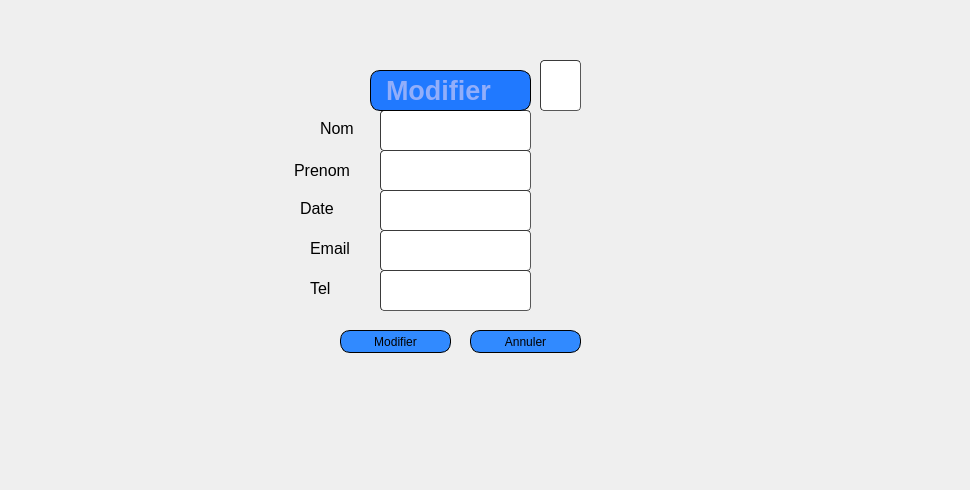
         <widget class="QWidget" name="page_12">
          <widget class="QLabel" name="label_28">
           <property name="geometry">
            <rect>
             <x>0</x>
             <y>0</y>
             <width>961</width>
             <height>481</height>
            </rect>
           </property>
           <property name="text">
            <string/>
           </property>
           <property name="pixmap">
            <pixmap resource="qt.qrc">:/new/prefix1/icons/haya.png</pixmap>
           </property>
          </widget>
          <widget class="QLabel" name="label_29">
           <property name="geometry">
            <rect>
             <x>260</x>
             <y>60</y>
             <width>411</width>
             <height>341</height>
            </rect>
           </property>
           <property name="text">
            <string/>
           </property>
           <property name="pixmap">
            <pixmap resource="qt.qrc">:/new/prefix1/icons/imf.jpg</pixmap>
           </property>
          </widget>
          <widget class="QLineEdit" name="nom_modif_j">
           <property name="geometry">
            <rect>
             <x>380</x>
             <y>110</y>
             <width>151</width>
             <height>41</height>
            </rect>
           </property>
           <property name="styleSheet">
            <string notr="true">	border-width: 1px; border-radius: 4px;
	border-color: rgb(58, 58, 58);
	border-style: inset;
	padding: 0 8px;


	selection-color: rgb(60, 63, 65);</string>
           </property>
          </widget>
          <widget class="QLineEdit" name="prenom_modif_j">
           <property name="geometry">
            <rect>
             <x>380</x>
             <y>150</y>
             <width>151</width>
             <height>41</height>
            </rect>
           </property>
           <property name="styleSheet">
            <string notr="true">	border-width: 1px; border-radius: 4px;
	border-color: rgb(58, 58, 58);
	border-style: inset;
	padding: 0 8px;


	selection-color: rgb(60, 63, 65);</string>
           </property>
          </widget>
          <widget class="QLineEdit" name="date_modif_j">
           <property name="geometry">
            <rect>
             <x>380</x>
             <y>190</y>
             <width>151</width>
             <height>41</height>
            </rect>
           </property>
           <property name="styleSheet">
            <string notr="true">	border-width: 1px; border-radius: 4px;
	border-color: rgb(58, 58, 58);
	border-style: inset;
	padding: 0 8px;


	selection-color: rgb(60, 63, 65);</string>
           </property>
          </widget>
          <widget class="QLineEdit" name="email_modif_j">
           <property name="geometry">
            <rect>
             <x>380</x>
             <y>230</y>
             <width>151</width>
             <height>41</height>
            </rect>
           </property>
           <property name="styleSheet">
            <string notr="true">	border-width: 1px; border-radius: 4px;
	border-color: rgb(58, 58, 58);
	border-style: inset;
	padding: 0 8px;


	selection-color: rgb(60, 63, 65);</string>
           </property>
          </widget>
          <widget class="QLineEdit" name="tel_modif_j">
           <property name="geometry">
            <rect>
             <x>380</x>
             <y>270</y>
             <width>151</width>
             <height>41</height>
            </rect>
           </property>
           <property name="styleSheet">
            <string notr="true">	border-width: 1px; border-radius: 4px;
	border-color: rgb(58, 58, 58);
	border-style: inset;
	padding: 0 8px;


	selection-color: rgb(60, 63, 65);</string>
           </property>
          </widget>
          <widget class="QPushButton" name="modifier_j">
           <property name="geometry">
            <rect>
             <x>340</x>
             <y>330</y>
             <width>111</width>
             <height>23</height>
            </rect>
           </property>
           <property name="styleSheet">
            <string notr="true">	border: 1px solid black;
border-radius: 10px;
padding: 0 8px;
background: #318aff;
font: bold, &quot;Arial&quot;;;
text-align:center;
</string>
           </property>
           <property name="text">
            <string>Modifier</string>
           </property>
           <property name="icon">
            <iconset resource="qt.qrc">
             <normaloff>:/new/prefix1/icons/check.jpg</normaloff>:/new/prefix1/icons/check.jpg</iconset>
           </property>
          </widget>
          <widget class="QPushButton" name="Annuler_j">
           <property name="geometry">
            <rect>
             <x>470</x>
             <y>330</y>
             <width>111</width>
             <height>23</height>
            </rect>
           </property>
           <property name="styleSheet">
            <string notr="true">	border: 1px solid black;
border-radius: 10px;
padding: 0 8px;
background: #318aff;
font: bold, &quot;Arial&quot;;;
text-align:center;
</string>
           </property>
           <property name="text">
            <string>Annuler</string>
           </property>
           <property name="icon">
            <iconset resource="projet.qrc">
             <normaloff>:/new/prefix1/icons/icons8_back_to_200px.png</normaloff>:/new/prefix1/icons/icons8_back_to_200px.png</iconset>
           </property>
          </widget>
          <widget class="QLabel" name="label_30">
           <property name="geometry">
            <rect>
             <x>320</x>
             <y>120</y>
             <width>55</width>
             <height>16</height>
            </rect>
           </property>
           <property name="font">
            <font>
             <family>Arial</family>
             <pointsize>12</pointsize>
            </font>
           </property>
           <property name="text">
            <string>Nom</string>
           </property>
          </widget>
          <widget class="QLabel" name="label_31">
           <property name="geometry">
            <rect>
             <x>294</x>
             <y>160</y>
             <width>71</width>
             <height>20</height>
            </rect>
           </property>
           <property name="font">
            <font>
             <family>Arial</family>
             <pointsize>12</pointsize>
            </font>
           </property>
           <property name="text">
            <string>Prenom</string>
           </property>
          </widget>
          <widget class="QLabel" name="label_32">
           <property name="geometry">
            <rect>
             <x>300</x>
             <y>200</y>
             <width>55</width>
             <height>16</height>
            </rect>
           </property>
           <property name="font">
            <font>
             <family>Arial</family>
             <pointsize>12</pointsize>
            </font>
           </property>
           <property name="text">
            <string>Date</string>
           </property>
          </widget>
          <widget class="QLabel" name="label_33">
           <property name="geometry">
            <rect>
             <x>310</x>
             <y>240</y>
             <width>55</width>
             <height>16</height>
            </rect>
           </property>
           <property name="font">
            <font>
             <family>Arial</family>
             <pointsize>12</pointsize>
            </font>
           </property>
           <property name="text">
            <string>Email</string>
           </property>
          </widget>
          <widget class="QLabel" name="label_34">
           <property name="geometry">
            <rect>
             <x>310</x>
             <y>280</y>
             <width>55</width>
             <height>16</height>
            </rect>
           </property>
           <property name="font">
            <font>
             <family>Arial</family>
             <pointsize>12</pointsize>
            </font>
           </property>
           <property name="text">
            <string>Tel</string>
           </property>
          </widget>
          <widget class="QLabel" name="label_93">
           <property name="geometry">
            <rect>
             <x>370</x>
             <y>70</y>
             <width>161</width>
             <height>41</height>
            </rect>
           </property>
           <property name="font">
            <font>
             <family>Arial</family>
             <pointsize>20</pointsize>
             <weight>75</weight>
             <italic>false</italic>
             <bold>true</bold>
            </font>
           </property>
           <property name="styleSheet">
            <string notr="true">border: 1px solid black;
background-color: rgb(32, 121, 255);
color: rgb(146, 174, 250);
border-radius: 10px;
padding: 0 8px;

font: bold, &quot;Arial&quot;;;
text-align:center;</string>
           </property>
           <property name="text">
            <string>Modifier</string>
           </property>
          </widget>
          <widget class="QLineEdit" name="id_2_j">
           <property name="geometry">
            <rect>
             <x>540</x>
             <y>60</y>
             <width>41</width>
             <height>51</height>
            </rect>
           </property>
           <property name="styleSheet">
            <string notr="true">	border-width: 1px; border-radius: 4px;
	border-color: rgb(58, 58, 58);
	border-style: inset;
	padding: 0 8px;


	selection-color: rgb(60, 63, 65);</string>
           </property>
          </widget>
         </widget>
